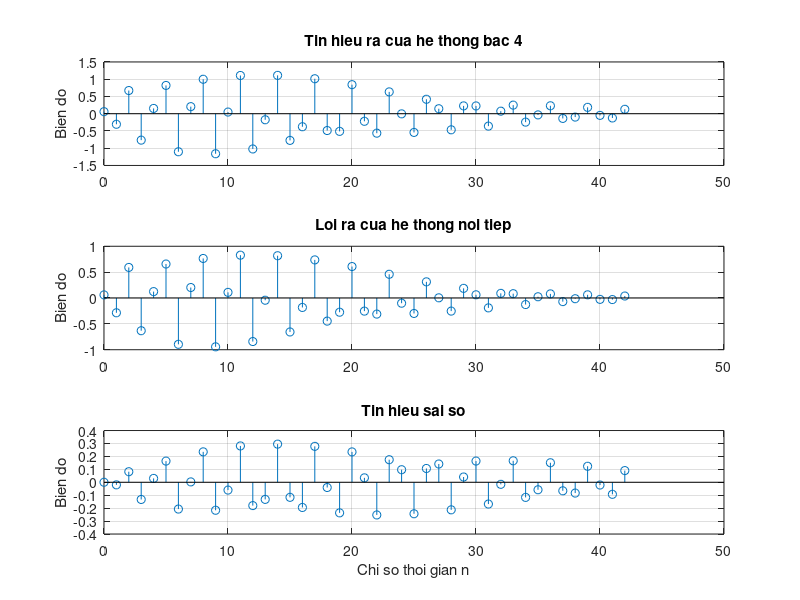

Here is the MATLAB script that generated this plot:
clc;
clf;
x=[1 zeros(1,42)];
n=0:42;
num=[0.06 -0.21 0.32 -0.31 0.1];
den=[1 1.6 2.287 1.329 0.68];                              
y=filter(num,den,x);            
num1=[0.3 -0.2 0.4]; den1=[1 0.9 0.8];      
num2=[0.2 -0.5 0.3]; den2=[1 0.7 0.85]; 
y1=filter(num1,den1,x);  
y2=filter(num2,den2,y1);
d=y-y2;
subplot(3,1,1); stem(n,y); ylabel('Bien do');
title('Tin hieu ra cua he thong bac 4'); grid;
subplot(3,1,2); stem(n,y2); ylabel('Bien do');
title('Loi ra cua he thong noi tiep'); grid;
subplot(3,1,3); stem(n,d); xlabel('Chi so thoi gian n'); ylabel('Bien do');
title('Tin hieu sai so'); grid;
